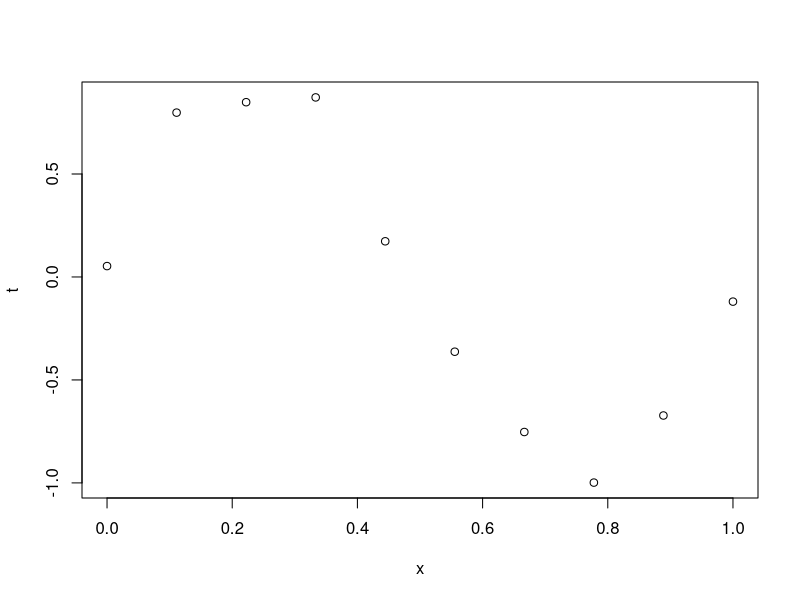
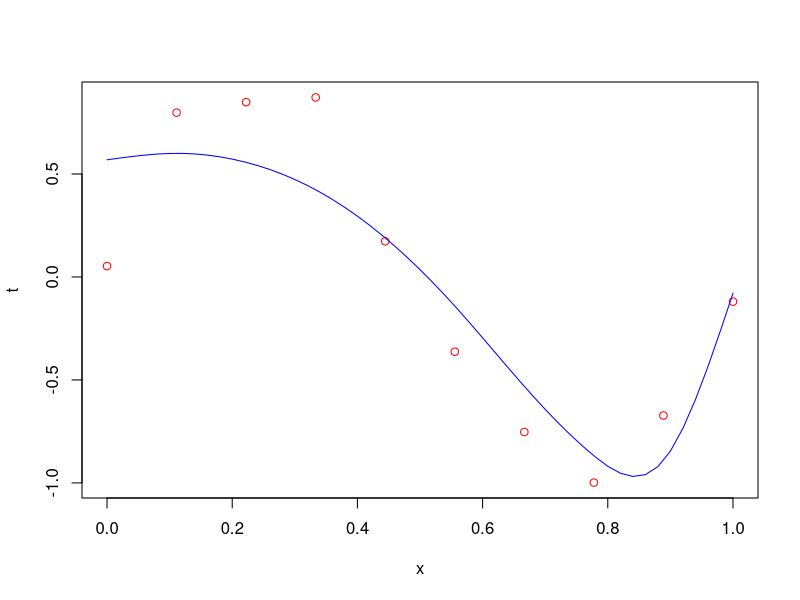
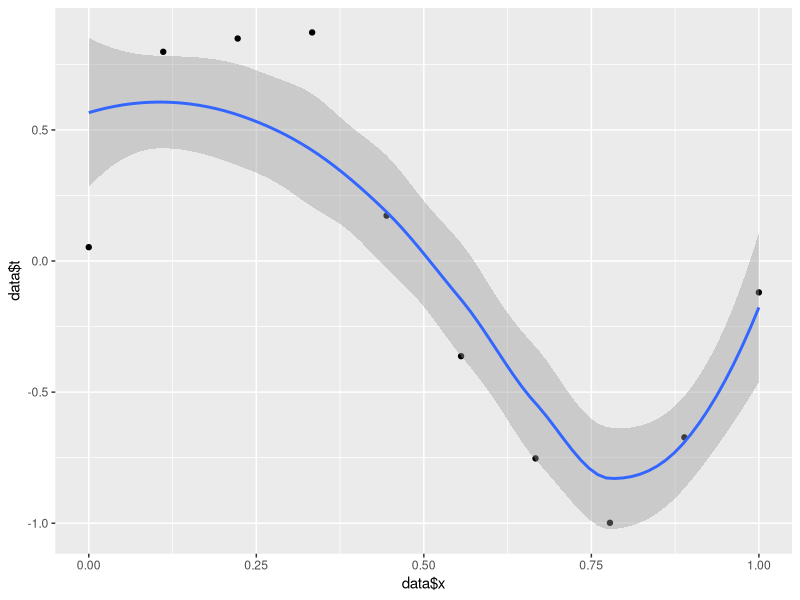

Write R code to recreate these figures, in order. (Note: this script raises an error after producing the figures.)
## ---- chunk 1
curve_data <- read.csv('curve_data.txt', sep = " ")
plot(curve_data)
## ---- chunk 2
phix <- function(x, M, basis) {
  # Initialize vector to return
  u <- rep(0, M+1)
  # μs for Gauss
  mus <- rep(0, M+1)
  interval <- 1 / M

  if (basis == 'poly') {
    # evaluate x at each value of p, e.g. x^0, x^1, ..., x^M
    for (p in 0:M) u[p+1] <- x^p
  } else if (basis == 'Gauss') {
    # Populate μs with M intervals in [0,1]
    for (n in 1:M) mus[n+1] = mus[n] + interval
    # Generate Gaussian Kernels
    for (p in 0:M) u[p+1] <- exp((-(x - mus[p+1])^2)/0.1)
  }

  u
}
# Test: round(phix(0.3,4,'poly'), digits = 4) == c(1, 0.3, 0.09, 0.027, 0.0081)
# Test: plot(phix(0.3,10,'Gauss'))
## ---- chunk 3
library(MASS)

constructPhi <- function(features, M, basis_type) {
  phi <- matrix(nrow = length(features), ncol = M + 1)
    # Construct a phi matrix that is phix for each value of phix(x, M, 'Gauss') and append to phi matrix
  for (i in 1:(length(features))) {
    phi[i,] = phix(features[i], M, basis_type)
  }
  phi
}

# Part 3: post.params
post.params <- function(training_data, M, basis_type, delta, q) {
  # regularization coefficient
  # training_data = curve_data
  # q = (1/0.1)^2
  # delta = 2.0
  # basis_type = 'Gauss'
  lambda = delta / q

  # Note: this requires the training data to have an x column
  xs = training_data$x
  # M = 9
  phi <- constructPhi(xs, M, basis_type)
  t = training_data$t
  
  # Slide 10 of Bayessian_regression.pdf
  w_Bayes = ginv(lambda * diag(M+1) + t(phi) %*% phi) %*% t(phi) %*% training_data$t

  D = delta * diag(M + 1)
  Q = D + q * (t(phi) %*% phi)

  # FIXME: RETURN Q?
  list(w_Bayes, Q)
}

M = 9
delta = 2.0
q = (1/0.1)^2

params <- post.params(curve_data, M, 'poly', delta, q)
w_Bayes <- params[[1]]
Q <- params[[2]]
phi <- constructPhi(curve_data$x, M, 'poly')
result <- phi %*% w_Bayes

# Part 4: Plot
plot(curve_data, col = 'red')
# Don't know how to smooth this out :(
library(splines)
lines(predict(splines::interpSpline(curve_data$x, result)), col = 'blue')
## ---- chunk 4
library(ggplot2)
data <- read.table("curve_data.txt")

phix <- function(x, M, option) {
  phi <- rep(0,M)
  if (option == "poly") {
    for (i in 1:(M)) {
      phi[i] <- x**i
    }
  }
  if (option == "Gauss") {
    for (i in 0:(M-1)) { 
      phi[i] <- exp(-((x-i/(M))**2)/0.1)
    }
    
  }
  phi
}


post.params <- function(data, M, option, delta, q) {
  # Q = D + qPhiTPhi
  # wbayes = Q-1(qPhiTt + Dmu)
  
  phi = phix(data$x[1],M, option)
  for (i in 2:length(data$x)) {
    phi_ <- phix(data$x[i], M, option)
    phi = rbind(phi, phi_)  
  }
  phi = cbind(rep(1,10),phi)
  phi
  Q = diag(delta,M+1) + q*t(phi)%*%phi
  #lambda = delta/q
  w = solve(Q)%*%(q*t(phi)%*%data$t) 
  #w = solve(diag((2.0)/((1/0.1)**2),M+1)+t(phi)%*%phi)%*%t(phi)%*%data$t
  t <- phi%*%w
  return(list(Q,w,t))
}

answer <- post.params(data, 9, "poly", 2.0, (1/0.1)**2)

that <- answer[[3]]

p <- ggplot(cbind(data,that), aes(x=data$x, y=data$t)) + geom_point()
p + stat_smooth(method = "loess", formula = that ~ x, size = 1)
## ---- chunk 5
M = 9
delta = 1.0
q = (1/0.1)^2

params <- post.params(curve_data, M, 'Gauss', delta, q)
w_Bayes <- params[[1]]
Q <- params[[2]]
phi <- constructPhi(curve_data$x, M, 'Gauss')
result <- phi %*% w_Bayes

plot(curve_data, col = 'blue')
# Don't know how to smooth this out :(
lines(y = result, x = curve_data$x, type = 'l', col = 'red')


lines(y = result - sd(result), x = curve_data$x, col = 'grey')
lines(y = result + sd(result), x = curve_data$x, col = 'grey')
